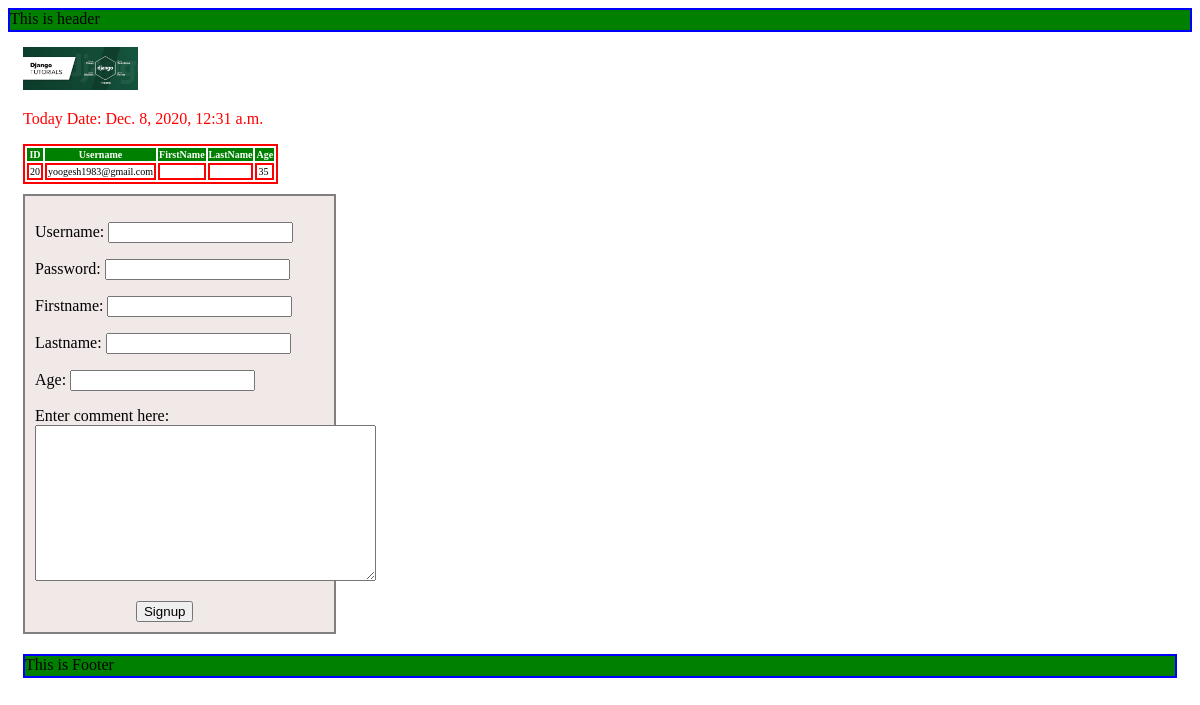
Page /twmprofile/profile/ on the earlier database version.
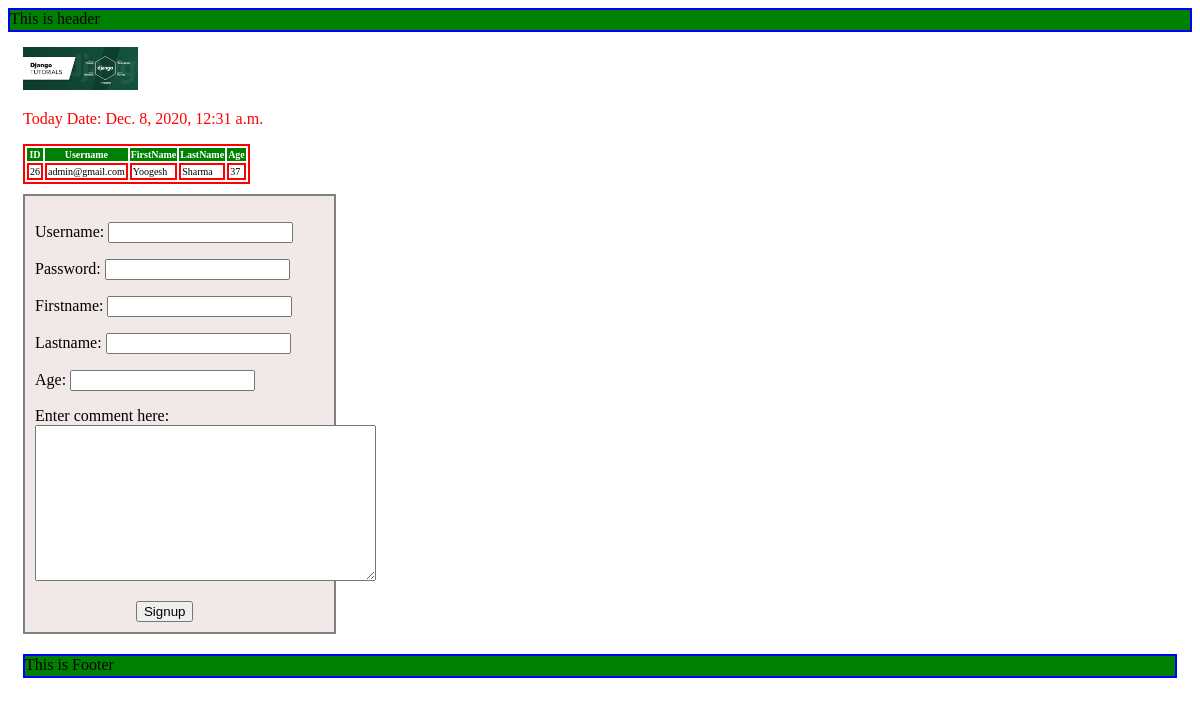
Same page on the later database version.
### twmprofile/models.py (models this page shows)
class Profile(models.Model):
    username = models.CharField(max_length=30)
    password = models.CharField(max_length=30)
    firstName = models.CharField(max_length=30)
    lastName = models.CharField(max_length=30)
    age = models.IntegerField(default=18)

### twmprofile/views.py (the view)
# urls.py: path('profile/', views.getProfile),
def getProfile(request):
    profiles = Profile.objects.all()
    redirecturl = 'twmprofile/wish.html'
    ctx = ''
    if request.method == 'POST':
        form = forms.SignupRequest(request.POST)
        if form.is_valid():
            print("Form validation success. Going to save data into Database", form.cleaned_data)
            ctx = {'name': form.cleaned_data['firstName'], 'title': 'Thank You'}
            form.save(commit=True)
            form = forms.SignupRequest()
            redirecturl = 'twmprofile/thankyou.html'
        else:
            ctx = {'today': datetime.datetime.now(), 'profiles': profiles, 'form': form, 'title': 'Profile Information'}
            redirecturl = 'twmprofile/wish.html'
    elif request.method == 'GET':
        form = forms.SignupRequest()
        ctx = {'today': datetime.datetime.now(), 'profiles': profiles, 'form': form, 'title': 'Profile Information'}
        redirecturl = 'twmprofile/wish.html'
    response = render(request, redirecturl, ctx)
    response.set_cookie('count', int(request.COOKIES.get('count', 0)) + 1) # max_age is optonal
    return response

### twmprofile/forms.py (shortened to what this page needs)
class SignupRequest(forms.ModelForm):
    def custom_username_validator(value):
        if(not 'gmail' in value):
            raise forms.ValidationError('Email must be end with @gmail.com')
    username = forms.EmailField(validators=[custom_username_validator])
    password = forms.CharField()
    firstName = forms.CharField()
    lastName = forms.CharField()
    age = forms.IntegerField(required=False)
    comment = forms.CharField(required=False, label='Enter comment here', widget=forms.Textarea, validators=[validators.MaxLengthValidator(20)]) # emplicit validation
    bot_handler = forms.CharField(required=False, widget=forms.HiddenInput)
    class Meta:
        model = Profile
        fields = '__all__'

### templates/twmprofile/wish.html (shortened to what this page needs)
<!DOCTYPE html>
{% extends 'twmprofile/common/main.html'%}
{% load static %}
{% block body_part %}
<div style="margin: 15px;">
    <img class="sunny" src="{% static "image/django.png" %}"
</div>
<p class="yms">Today Date: {{today}}</p>
{% if profiles %}
<table>
    <thead>
    <th>ID</th>
    <th>Username</th>
    <th>FirstName</th>
    <th>LastName</th>
    <th>Age</th>
    </thead>
    {% for next in profiles %}
    <tr>
        <td>{{next.id}}</td>
        <td>{{next.username}}</td>
        <td>{{next.firstName}}</td>
        <td>{{next.lastName}}</td>
        <td>{{next.age}}</td>
    </tr>
    {% endfor %}
</table>
{% else %}
<p>No profiles found</p>
{% endif %}
<div class="yms_form">
    <form method="POST">
        {{form.as_p}}
        <input type="submit" value="Signup" class="yms_button"/>
    </form>
</div>
{% endblock %}

Differences in the rows shown:
removed Profile: id "20", username "yoogesh1983@gmail.com", age "35"
added Profile: id "26", username "admin@gmail.com", firstName "Yoogesh", lastName "Sharma", age "37"
